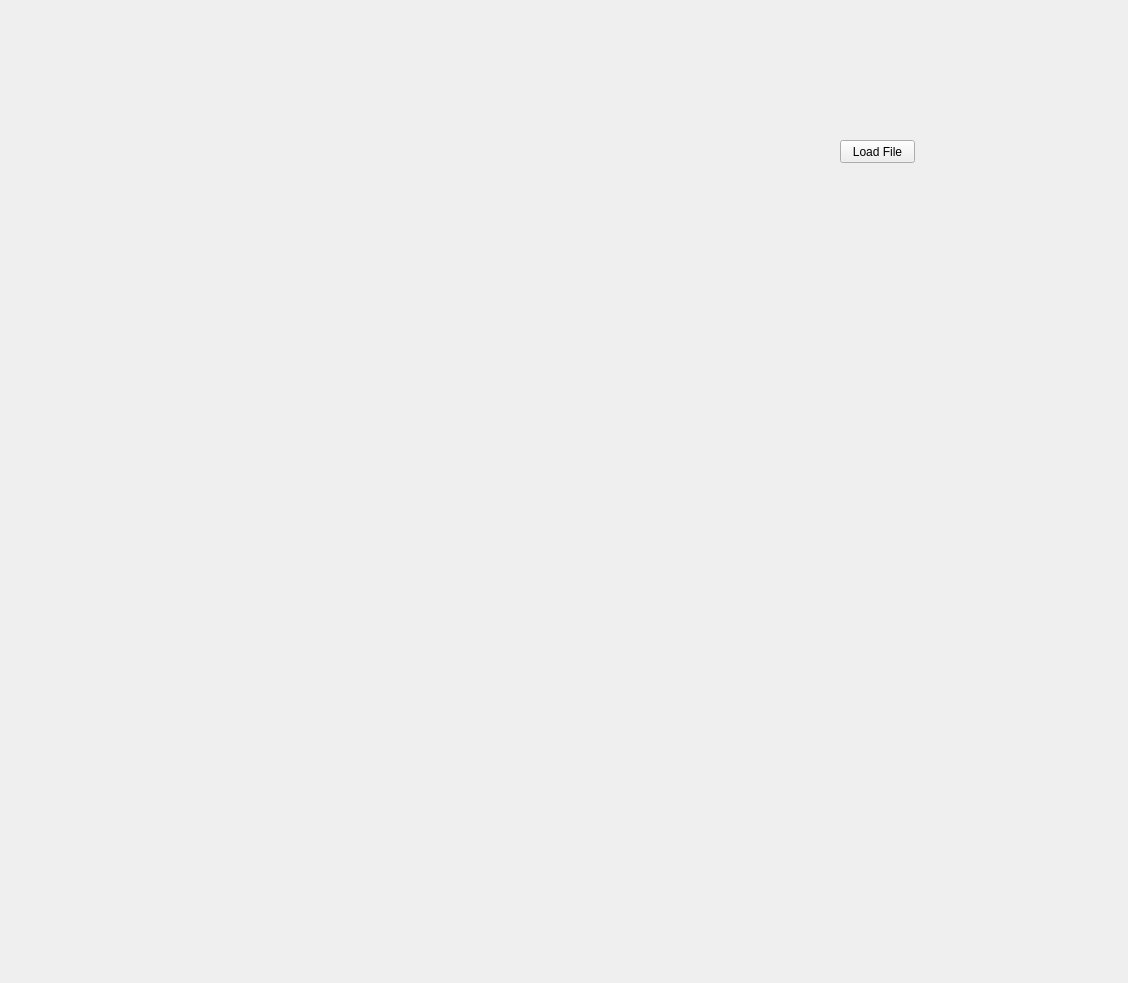
<?xml version="1.0" encoding="UTF-8"?>
<ui version="4.0">
 <class>Batch</class>
 <widget class="QWidget" name="Batch">
  <property name="geometry">
   <rect>
    <x>0</x>
    <y>0</y>
    <width>1128</width>
    <height>983</height>
   </rect>
  </property>
  <property name="windowTitle">
   <string>Form</string>
  </property>
  <widget class="QPushButton" name="pushButton">
   <property name="geometry">
    <rect>
     <x>840</x>
     <y>140</y>
     <width>75</width>
     <height>23</height>
    </rect>
   </property>
   <property name="text">
    <string>Load File</string>
   </property>
  </widget>
 </widget>
 <resources/>
 <connections/>
</ui>
